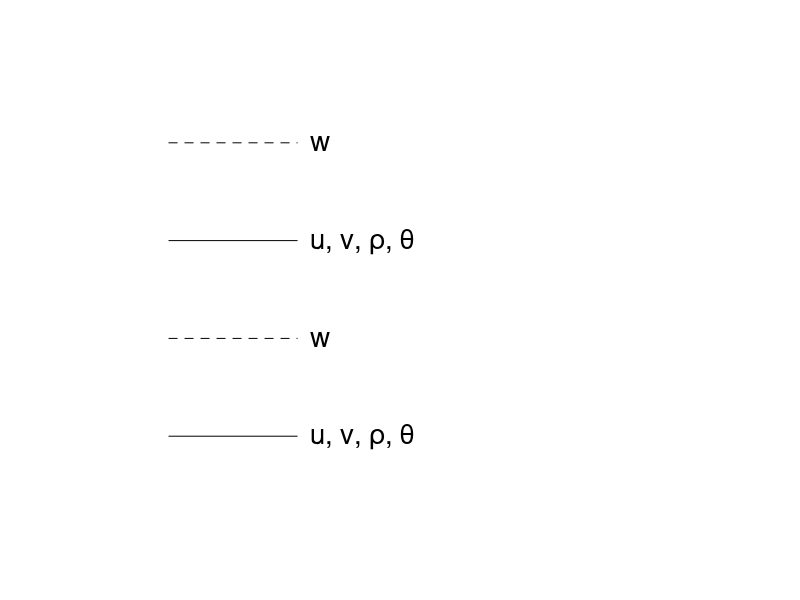

The MATLAB script that drew this image:
% Schematic of lorenz type grid

clear
hold off

subplot(1,2,1)

xx = [0.25,0.75];
yy = [0,0];
plot(xx,yy,'k')
axis off
axis([0,1,-0.5,2])
hold on

yy = [0.5,0.5];
plot(xx,yy,'k--')

yy = [1.0,1.0];
plot(xx,yy,'k')

yy = [1.5,1.5];
plot(xx,yy,'k--')

text(0.8,0,'u, v, \rho, \theta','FontSize',20)

text(0.8,0.5,'w','FontSize',20)

text(0.8,1.0,'u, v, \rho, \theta','FontSize',20)

text(0.8,1.5,'w','FontSize',20)




